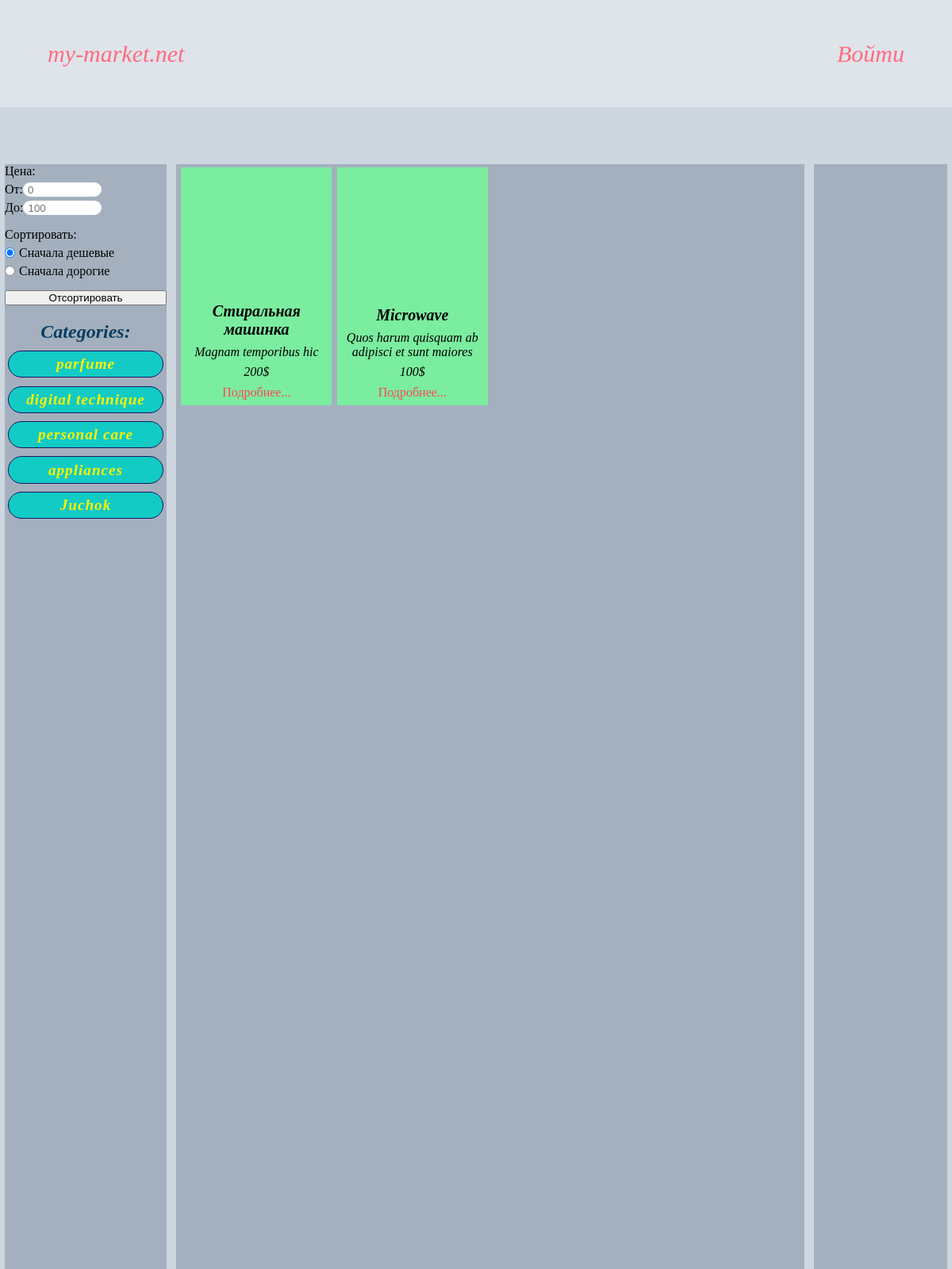
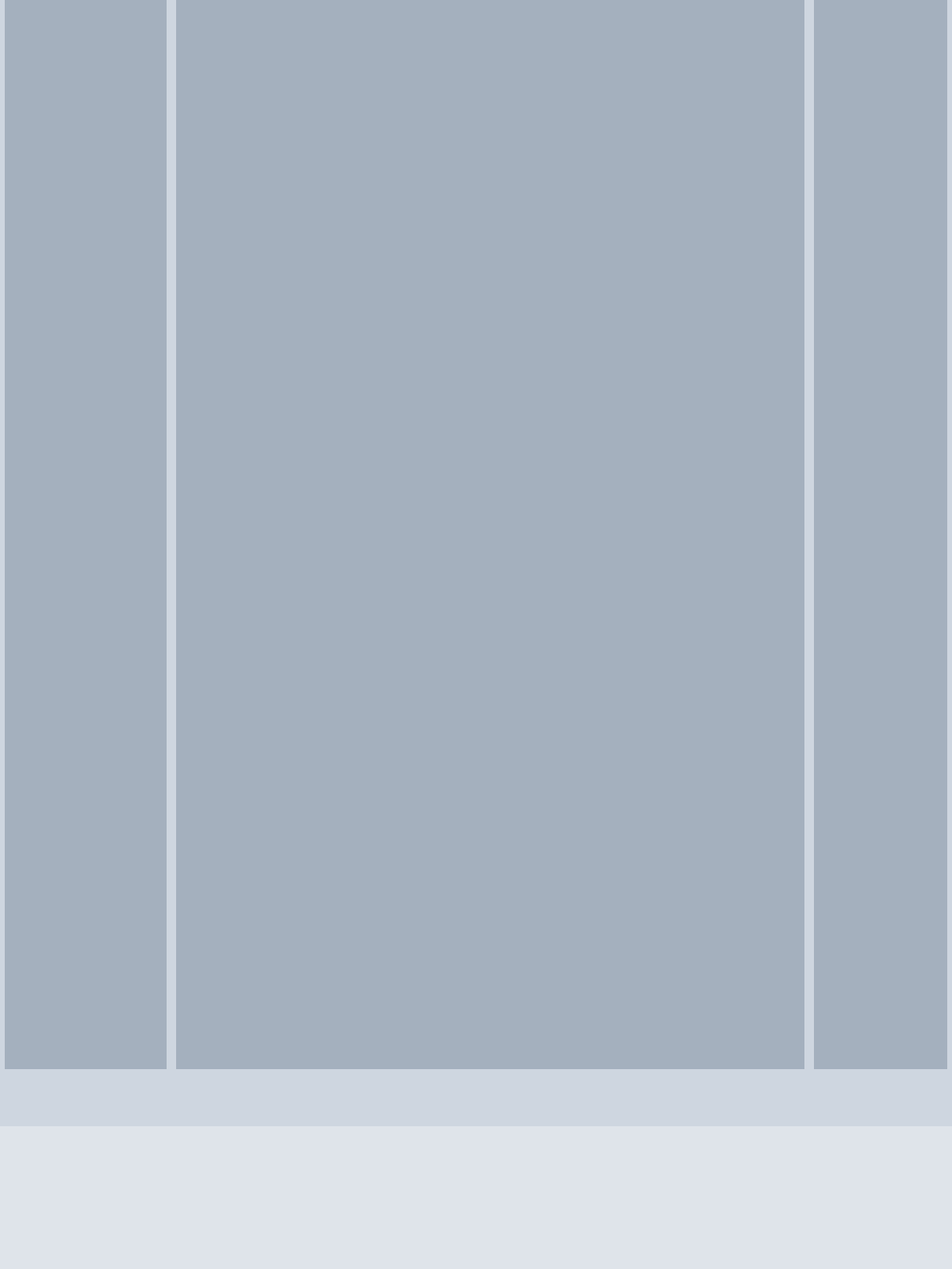
The app's page /category/appliances/ with its own data (2 pictures, top to bottom).
### on_market/apps/products/models.py (models this page shows, shortened)
class Product(models.Model):
	product_name = models.CharField('product name', max_length = 100)
	short_description = models.CharField('short description', max_length = 200)
	long_description = models.TextField('long description')
	price = models.IntegerField('price')
	category = models.CharField('product category', max_length = 50)
	producer = models.CharField('product producer', max_length = 50)

### on_market/apps/products/views.py (the view)
# urls.py: path('category/<str:category>/', views.category, name = 'category'),
def category(request, category):
	product = Product.objects.order_by('price')
	tags_list = category_func(product)
	product_category = Product.objects.filter(category = category)
	return render(request, 'product_category_page.html', {'product': product_category, 'tags_list': tags_list, 'category': category})

### on_market/apps/products/views.py (called while the page is built)
def category_func(product):
	product_list = []
	tags_list = []
	for p in product:
		product_list.append(p.category)
	tags_list.append(product_list[0])
	count = 0
	while True:
		for p in product_list:
			for tag in tags_list:
				if p != tag:
					count += 1
				if count == len(tags_list):
					tags_list.append(p)
					break
			product_list.remove(p)
			count = 0
			break
		if len(product_list) == 0:
			break
	return tags_list#функция для поиска тэгов и передачи их в списке другим функциям

### on_market/templates/product_category_page.html (shortened to what this page needs)
{% extends 'base.html' %}
{% load static %}
{% block links %}
	<link rel="stylesheet" href="{% static 'css/main_page_style.css' %}">
{% endblock links %}
{% block header %}
	<a href="#" id="profile"><p>Войти</p></a>
{% endblock header %}
{% block main %}
	<div class="postmainblocks categories">
		<form action="{% url 'products:category_sort' category %}" id="filter" method="POST">
			<div id="price_range">
				<div><p>Цена:</p></div>
				<div>
					<p>От:</p>
					<input type="number" placeholder="0" name="from" id="from" form="filter" value="{{ value.from }}">
				</div>
				<div>
					<p>До:</p>
					<input type="number" placeholder="100" name="to" id="to" form="filter" value="{{ value.to }}">
				</div>
			</div>
			<div id="sort">
				<div><p>Сортировать:</p></div>
				<div>
					<input type="radio" id="min" value="min" name="sortbutton" form="filter" checked>
					<label for="min">Сначала дешевые</label>
				</div>
				<div>
					<input type="radio" id="max" value="max" name="sortbutton" form="filter">
					<label for="max">Сначала дорогие</label>
				</div>
			</div>
			<button type="submit">Отсортировать</button>
		</form>
		<div class="postmainblocks tags">
			<p id="category">Categories:</p>
			{% for tag in tags_list %}
				<a href="{% url 'products:category' tag %}">
					<p>{{ tag }}</p>
				</a>
			{% endfor%}
		</div>
	</div>
	<div class="postmainblocks products">
		{% for p in product %}
			<div class="product">
				<div id="product_name"><p>{{ p.product_name }}</p></div>
				<div id="short_description"><p>{{ p.short_description }}</p></div>
				<div id="price"><p>{{ p.price }}$</p></div>
				<div id="more"><a href="{% url 'products:product' p.id %}">Подробнее...</a></div>
			</div>
		{% endfor%}
	</div>
	<div class="postmainblocks news"></div>
{% endblock main %}

### static/css/main_page_style.css (style rules this page uses)
* { margin: 0; padding: 0; }
body { width: 100vw; height: 400vh; display: flex; flex-direction: column; justify-content: center; align-items: center; position: relative; }
#profile { text-decoration: none; margin-right: 5%; font-size: 30px; font-style: italic; color: rgba(255, 107, 129,1.0); }
.postmainblocks { height: 95%; background-color: rgba(164, 176, 190,1.0); }
.categories { width: 17%; display: flex; flex-direction: column; }
.tags { display: flex; flex-direction: column; width: 100%; box-sizing: content-box; align-items: center; }
.tags a { display: flex; align-items: center; justify-content: center; width: 90%; padding: 2.5%; box-sizing: padding-box; background-color: rgba(18, 203, 196,1.0); margin-top: 5%; text-align: center; border-radius: 20px; border: solid 1.5px rgba(27, 20, 100,1.0); text-decoration: none; }
.tags a p { font-weight: 700; font-style: italic; font-size: 120%; color: rgba(255, 242, 0,1.0); letter-spacing: 1px; }
#category { margin-top: 10%; font-weight: 700; font-style: italic; font-size: 150%; color: rgba(10, 61, 98,1.0); }
#filter { width: 100%; height: auto; display: flex; flex-direction: column; }
#price_range { width: 60%; height: auto; display: flex; flex-direction: column; }
#price_range div { display: flex; flex-direction: row; margin-bottom: 5px; }
#price_range input { display: block; width: 100%; padding: 0% 5%; border-radius: 10px; border: none; outline: none; }
#sort { display: flex; flex-direction: column; margin: 5% 0%; }
#sort div { display: flex; flex-direction: row; margin-bottom: 5px; align-items: center; }
#sort label { margin-left: 5px; }
.products { width: 66%; display: flex; flex-wrap: wrap; flex-direction: row; justify-content: flex-start; align-content: flex-start; }
.product { height: 300px; width: 24%; margin-left: 0.8%; margin-top: 0.5%; background-color: rgba(123, 237, 159,1.0); display: flex; flex-direction: column; justify-content: flex-end; align-items: center; }
.product p { font-style: italic; }
.product div { width: 90%; display: inline-block; text-align: center; }
#product_name { margin-bottom: 4%; }
#short_description { margin-bottom: 4%; }
#price { margin-bottom: 4%; }
#more { margin-bottom: 4%; }
#product_name p { font-size: 20px; font-weight: 600; }
#more a { text-decoration: none; color: rgba(255, 71, 87,1.0); }
.news { width: 14%; }

### records on screen
Product: tags_list "parfume"
Product: tags_list "digital technique"
Product: tags_list "personal care"
Product: tags_list "appliances", product_name "Microwave", short_description "Quos harum quisquam ab adipisci et sunt maiores", price "100"
Product: tags_list "Juchok"
Product: product_name "Стиральная машинка", short_description "Magnam temporibus hic", price "200"
